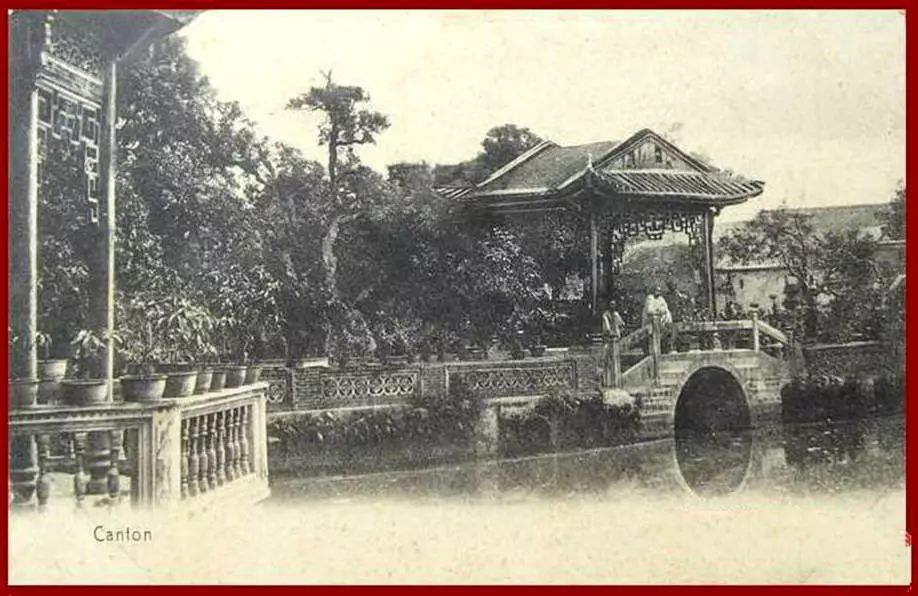
#> input picture images/1.jpg, 918 x 596 px, found by its file name
$ python MoreFunctions.py
#> lines starting #> are read from the running program, lines starting #| are printed output that depends on the picture; after the words box and inside, x2 and y2 are one past the last pixel; in counts of white or black regions, pixels touching at a corner belong together
# %% import
import cv2
import numpy as np
import matplotlib.pyplot as plt

# %%
img = cv2.imread('images/1.jpg', cv2.IMREAD_GRAYSCALE)
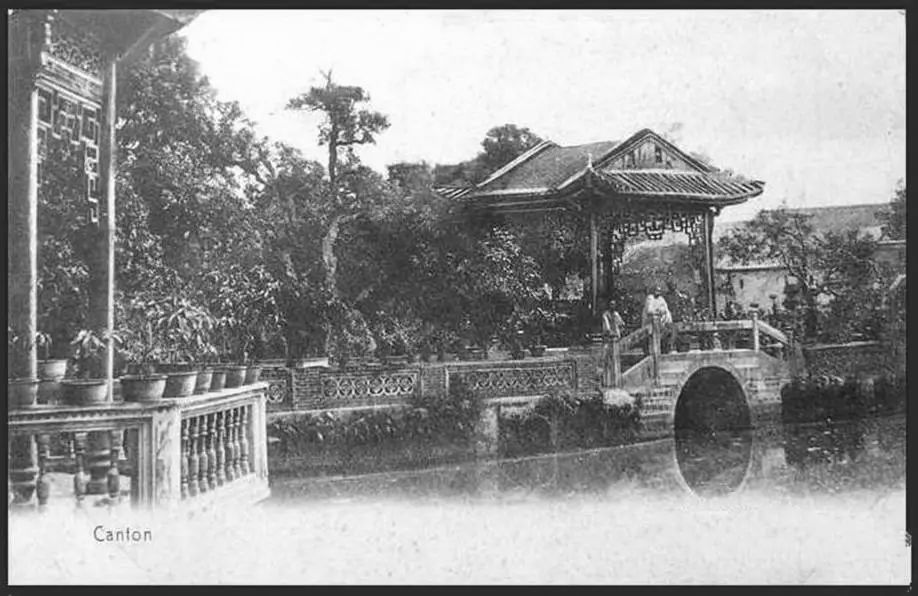
#> img: shape (596, 918); min 9, max 255, mean 149.6
ret, thresh = cv2.threshold(img, 110, 240, 0)
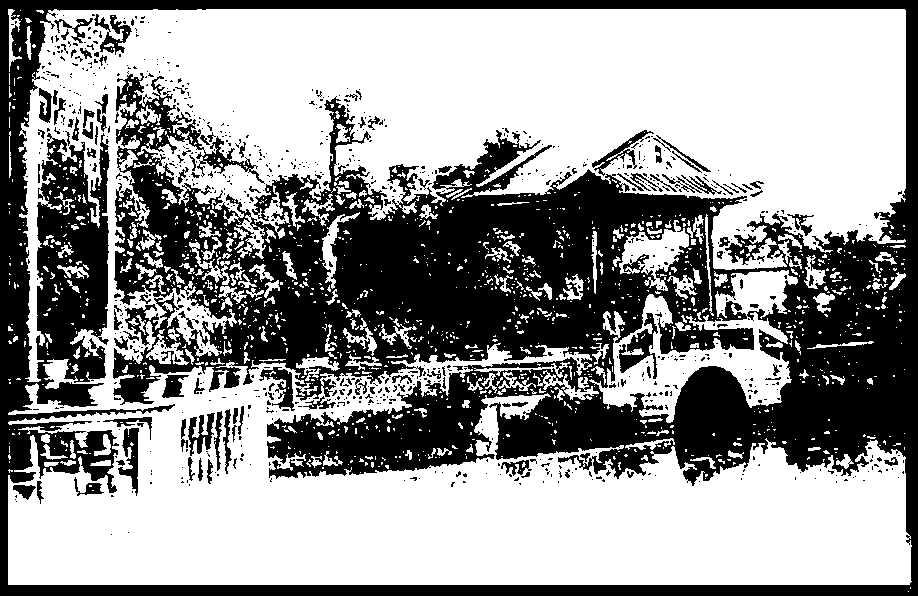
#> thresh: shape (596, 918); values 0 (black) and 240 (white), 59.5% white; 889 black regions (767 under 20 px)
contours, hierarchy = cv2.findContours(
    thresh, cv2.RETR_TREE, cv2.CHAIN_APPROX_SIMPLE)
#> contours = 2598 contours, 2246 with area under 20; largest, box (x1, y1, x2, y2) and area: (8, 9, 912, 585) 294724, (589, 270, 798, 423) 12333, (619, 220, 689, 291) 1930, (618, 312, 659, 380) 1102, (117, 427, 140, 497) 790
area = []
for i in range(list.__len__(contours)):
    cnt = contours[i]
    area.append(cv2.contourArea(cnt))
#> this loop made 2598 passes
#> cnt on passes 1 to 3: [[908, 591]], [[910, 587], [910, 588]], [[705, 478]]
#> after the loop, area = 2598 values, max 294724 at index 1571, min 0 at index 0, mean 133.9
area2 = np.array(area)
#> area2 has the same summary as area
area2.sort()
index = area.index(area2[area2.size-1])
#> index = 1571
cnt = contours[index]
#> cnt = contour of 8243 points, box (x1, y1, x2, y2) (8, 9, 912, 585), area 294724
area = area[index]
#> area = 294724

# %% Convexity Defects
hull = cv2.convexHull(cnt, returnPoints=False)
#> hull = [8223, 8222, 1635, 1631, 1629, 1628, 1152, 147, 129, 123, 21, 4, 0]
defects = cv2.convexityDefects(cnt, hull)
#> defects = [[8223, 0, 8239, 512], [0, 4, 1, 421], [4, 21, 15, 2428], [21, 123, 66, 2672], [123, 129, 126, 527], [129, 147, 138, 2152], [147, 1152, 928, 24703], [1152, 1628, 1188, 42752], [1629, 1631, 1630, 142], [1631, 1635, 1632, 256], [1635, 8222, 3977, 204095]]
for i in range(defects.shape[0]):
    s, e, f, d = defects[i, 0]
    start = tuple(cnt[s][0])
    end = tuple(cnt[e][0])
    far = tuple(cnt[f][0])
    cv2.line(img, start, end, [0, 255, 0], 2)
    cv2.circle(img, far, 5, [0, 0, 255], -1)
#> this loop made 11 passes
#> (s, e, f, d, start, end, far) on passes 1, 2, 3, 5, 6, 7, 8, 9, 10, 11: (8223, 0, 8239, 512, (904, 9), (54, 9), (59, 11)), (0, 4, 1, 421, (54, 9), (48, 10), (52, 11)), (4, 21, 15, 2428, (48, 10), (40, 21), (51, 22)), (123, 129, 126, 527, (21, 123), (19, 134), (22, 129)), (129, 147, 138, 2152, (19, 134), (18, 148), (27, 140)), (147, 1152, 928, 24703, (18, 148), (8, 413), (106, 375)), (1152, 1628, 1188, 42752, (8, 413), (8, 584), (175, 404)), (1629, 1631, 1630, 142, (909, 584), (911, 581), (909, 583)), (1631, 1635, 1632, 256, (911, 581), (911, 545), (910, 580)), (1635, 8222, 3977, 204095, (911, 545), (905, 10), (112, 393))
#> (s, e, f, d, start, far) on pass 4: (21, 123, 66, 2672, (40, 21), (40, 78))
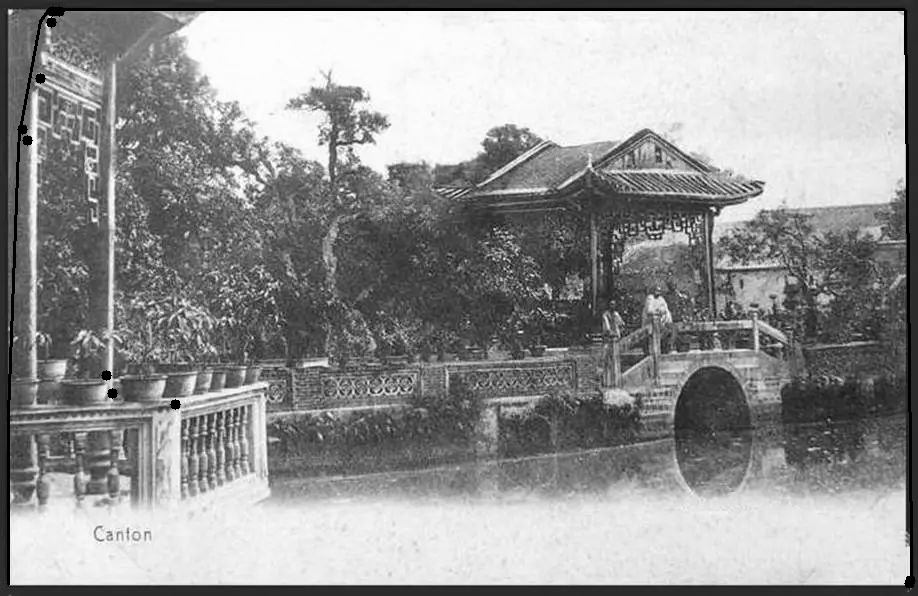
#> img: shape (596, 918); 1.23% of pixels changed, all inside (x1, y1, x2, y2) = (7, 6, 916, 589)
cv2.imshow('img', img)
cv2.waitKey(0)
cv2.destroyAllWindows()
# %% Point Polygon Test
dist = cv2.pointPolygonTest(cnt, (50, 50), True)
#> dist = 8.94

# %% Match Shapes
img1 = cv2.imread('images/1.jpg', 0)
img2 = cv2.imread('images/2.jpg', 0)
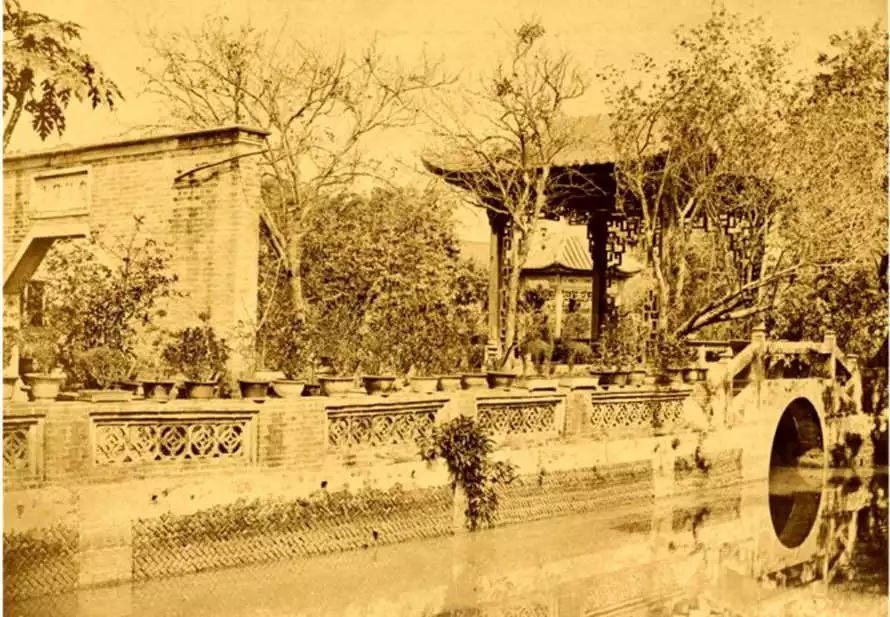
#> input picture images/2.jpg, 890 x 617 px, found by its file name
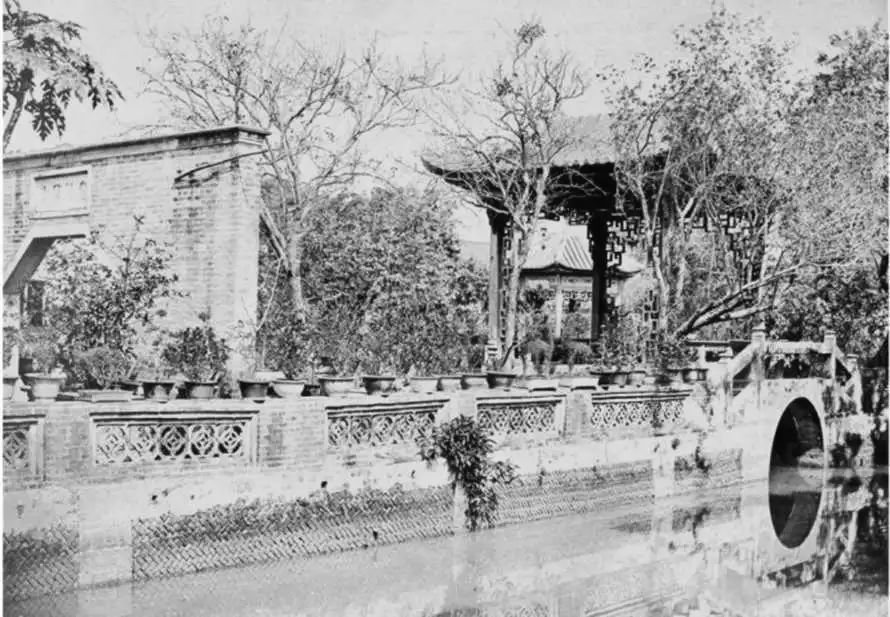
#> img2: shape (617, 890); min 0, max 255, mean 161.1
ret, thresh = cv2.threshold(img1, 127, 255, 0)
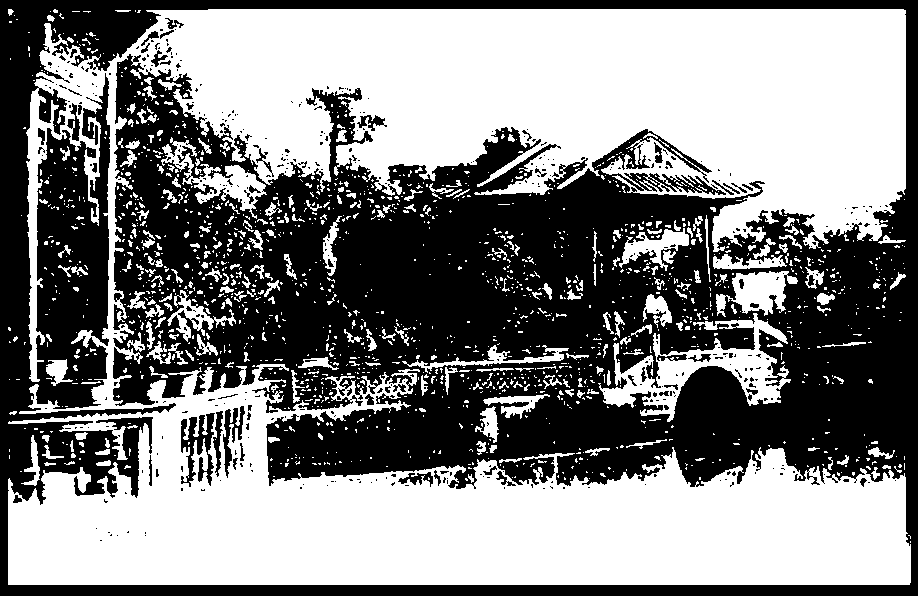
#> thresh: shape (596, 918); 51.6% white; 452 black regions (394 under 20 px), largest, box (x1, y1, x2, y2) and area: (0, 0, 918, 596) 257875, (181, 413, 215, 487) 1223, (223, 406, 245, 478) 578
ret, thresh2 = cv2.threshold(img2, 127, 255, 0)
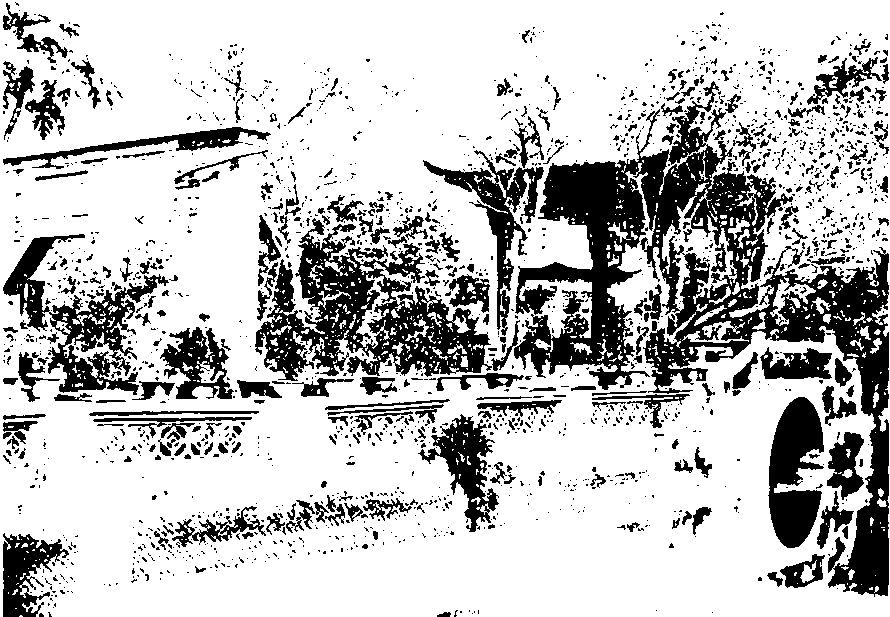
#> thresh2: shape (617, 890); 75.3% white; 1958 black regions (1634 under 20 px)
contours, hierarchy = cv2.findContours(thresh, 2, 1)
#> contours = 2246 contours, 1995 with area under 20; largest, box (x1, y1, x2, y2) and area: (8, 9, 911, 585) 247124, (598, 313, 791, 422) 6556, (161, 137, 267, 219) 2102, (716, 271, 798, 317) 1896, (180, 412, 216, 488) 1508
cnt1 = contours[0]
#> cnt1 = [[910, 541], [910, 542]]
contours, hierarchy = cv2.findContours(thresh2, 2, 1)
#> contours = 3195 contours, 2637 with area under 20; largest, box (x1, y1, x2, y2) and area: (0, 0, 890, 617) 544401, (513, 108, 890, 598) 53204, (254, 217, 493, 382) 19876, (47, 273, 170, 396) 6366, (767, 396, 825, 549) 5852
cnt2 = contours[0]
#> cnt2 = [[20, 615], [19, 616], [20, 616], [21, 616], [22, 616], [21, 615]]
ret = cv2.matchShapes(cnt1, cnt2, 1, 0.0)
#> ret = 1.8e+308
print(ret)
#| 1.7976931348623157e+308
